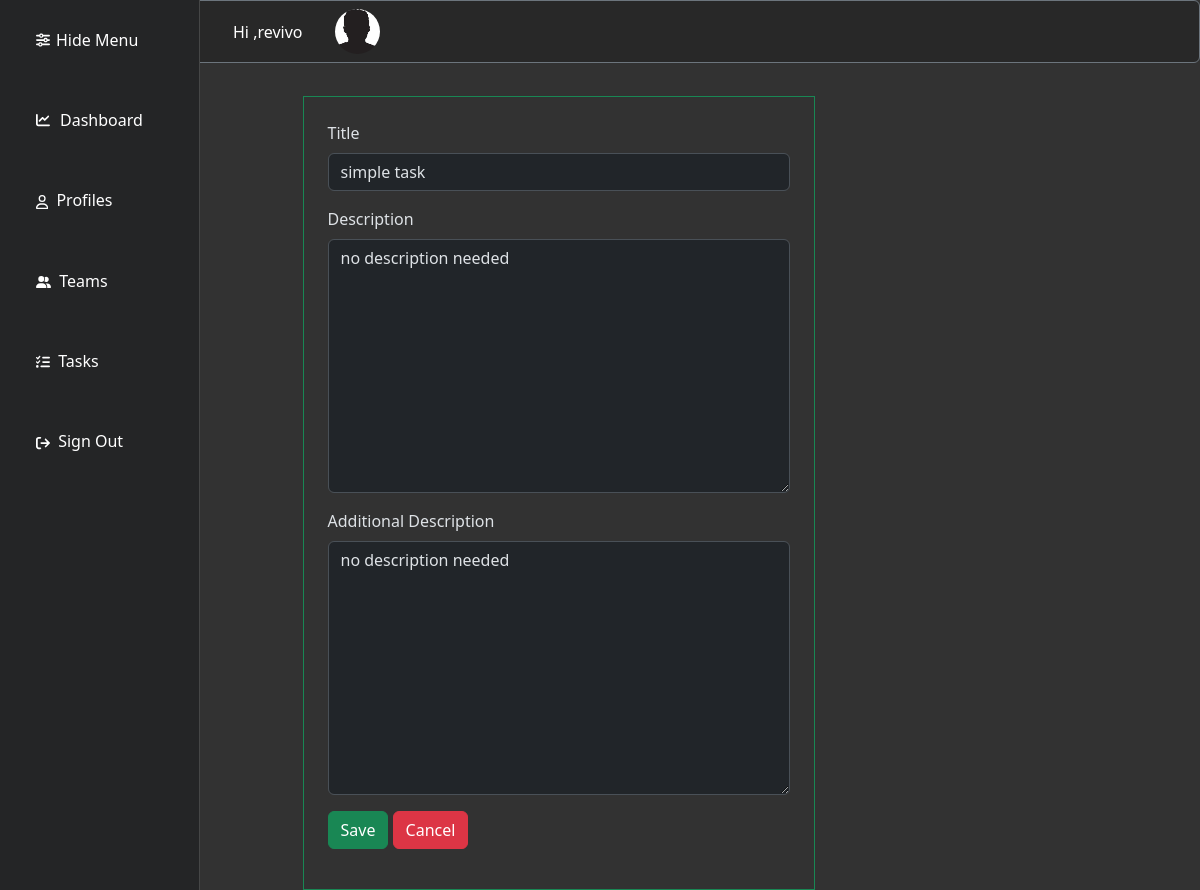
/edit-task/1 (signed in), run on the app's committed database.
### user/models.py (models this page shows, shortened)
class Employer(models.Model):
    user = models.OneToOneField(User,on_delete=models.CASCADE)
    first_name = models.CharField(max_length=50,blank=False)
    last_name = models.CharField(max_length=50,blank=False)
    email = models.EmailField()
    phone = models.CharField(max_length=50)
    created_at = models.DateTimeField(auto_now=True)
    profile_pic = models.ImageField(default='profile_pics/profile_picture.jpeg',upload_to='profile_pics')
    job_position = models.ForeignKey("Department",blank=True,null=True,on_delete=models.SET_NULL)
    lead = models.ManyToManyField(Lead)
    task = models.ManyToManyField(Task)
    graph_permission = models.ManyToManyField(GraphPermission)

### tasks/models.py (models this page shows, shortened)
class Task(models.Model):
    title = models.CharField(max_length=50)
    description = models.TextField(max_length=350)
    additional_description = models.TextField(max_length=350,blank=True,null=True)
    created_at = models.DateTimeField(auto_now_add=True)
    completed = models.BooleanField(default=False)

### tasks/views.py (the view)
# urls.py: path('edit-task/<int:ID>',tasks_view.Edit_Task,name='edit_task'),
@login_required
def Edit_Task(request,ID):
    task_id = Task.objects.get(id=ID)
    form = EditTaskForm(instance=task_id)
    if request.method == "POST":
        form = EditTaskForm(request.POST,instance=task_id)
        if form.is_valid():
            form.save()
            return redirect("tasks")
    context = {"edit_task_form":form,"task_data":task_id}
    return render(request,"code/edit_task.html",context)

### tasks/forms.py
class EditTaskForm(forms.ModelForm):
    class Meta:
        model = Task
        fields = ["title", "description","additional_description"]
        labels = {'title': "Title", "content": "Content","additional_description":"Additional Description"}

### tasks/templates/code/edit_task.html (shortened to what this page needs)
{% extends 'code/base.html' %}{% block content %}{% load widget_tweaks %}
<div class="container-sm mt-5 p-4 border border-success" style="width: 32rem">
  <form method="POST" class="form-group">
    <div class="mb-3">
      <label for="title" class="form-label">Title</label>
      {% render_field edit_task_form.title type="text" id="title" value=task_data.title class="form-control" %}
    </div>
    <div class="mb-3">
      <label for="{{edit_task_form.id}}" class="form-label">Description</label>
      {% render_field edit_task_form.description type="text" id=edit_task_form.id placeholder=task_data.description class="form-control" %}
    </div>
    <div class="mb-3">
      <label for="{{edit_task_form.id}}" class="form-label">Additional Description</label>
      {% render_field edit_task_form.additional_description type="text" id=edit_task_form.id placeholder=task_data.additional_description class="form-control" %}
    </div>
    <button class="btn btn-success" id="liveAlertPlaceholder" type="submit" name="test" value="test" >Save</button>
    <a class="btn btn-danger" href='/tasks' type="submit">Cancel</a>
  </form>
</div>
{% endblock content %}

### templates/code/base.html (shortened to what this page needs)
{% load static %}
<html lang="en" data-bs-theme="dark">
  <head>
    <link
      href="https://cdn.jsdelivr.net/npm/bootstrap@5.3.1/dist/css/bootstrap.min.css"
      rel="stylesheet"
    />
  </head>
<body style="background:#323232">
<div class="position-fixed w-100" style="z-index: 1000;">
  <div class="border border-secondary rounded border-1" style="background:#282828">
    <div class="" style="margin-left:14rem">
      <nav class="navbar navbar-expand-lg ">
        <div class="container-start" style="background:#282828">
          <div class="navbar-nav">
            <div class="row align-items-center">
              <div class="col-auto align-bottom">
                <a class="nav-link active" href="#">Hi {{request.user.employer.user_name}},{{request.user.employer.last_name}}</a>
              </div>
              <div class="col">
                <img src="/media/{{ request.user.employer.profile_pic }}" style="width:45px;height:45px;margin-right:8rem"  class="rounded-circle" alt="...">
              </div>
            </div>
          </div>
        </div>
      </nav>
    </div>
  </div>
</div>
<div class="row" style="margin-left:8rem">
<div class="col-auto">
<div class="offcanvas offcanvas-start show" id="big_off_canvas" data-bs-scroll="true" data-bs-backdrop="false" style="width:200px; background:#242526; " tabindex="-1" aria-labelledby="offcanvasLabel">
  <div class="offcanvas-body">
<div class="container ">
    <div class="col m-2 fw-light fs-6">
<ul class="navbar-nav navbar-toggler">
        <li class="nav-item">
          <a class="nav-link
                    close_big_navbar
                    icon-link
                    link-body-emphasis
                    link-offset-2
                    link-underline
                    link-opacity-25-hover mb-5" data-bs-dismiss="offcanvas"  aria-current="page" href="">
                    Hide Menu
                    </a>
        </li>
        <li class="nav-item">
          <a class="nav-link
                    icon-link
                    link-body-emphasis
                    link-offset-2
                    link-underline
                    link-opacity-25-hover mb-5" aria-current="page" href="/dashboard">
                    Dashboard</a>
        </li>
        <li class="nav-item">
          <a class="nav-link
                    link-body-emphasis
                    link-offset-2
                    link-underline
                    link-opacity-25-hover mb-5" href="/profile">
                    Profiles</a>
        </li>
        <li class="nav-item">
          <a class="nav-link
                    link-body-emphasis
                    link-offset-2 link-underline
                    link-opacity-25-hover mb-5" href="teams">
                    Teams</a>
        </li>
        <li class="nav-item">
          <a class="nav-link
                    link-body-emphasis
                    link-offset-2
                    link-underline
                    link-opacity-25-hover mb-5" href="tasks">
                    Tasks</a>
        </li>
        <li class="nav-item">
          <a class="nav-link
                    link-body-emphasis
                    link-offset-2
                    link-underline
                    link-opacity-25-hover mb-5"
                    href="/logout"
                    aria-disabled="true">
                    Sign Out</a>
        </li>
      </ul>
    </div>
</div>
  </div>
</div>
</div>
<div class="col-9 mt-5">
    {% block content %}
    {% endblock content %}
</div>
</div>
  </body>
  </html>

### templates/code/base.html (style rules this page uses)
svg { fill:#ffffff }

### data on the page
Task: title "simple task", description "no description needed", additional_description "no description needed"

### other printed values
{{ request.user.employer.last_name }} "revivo"
